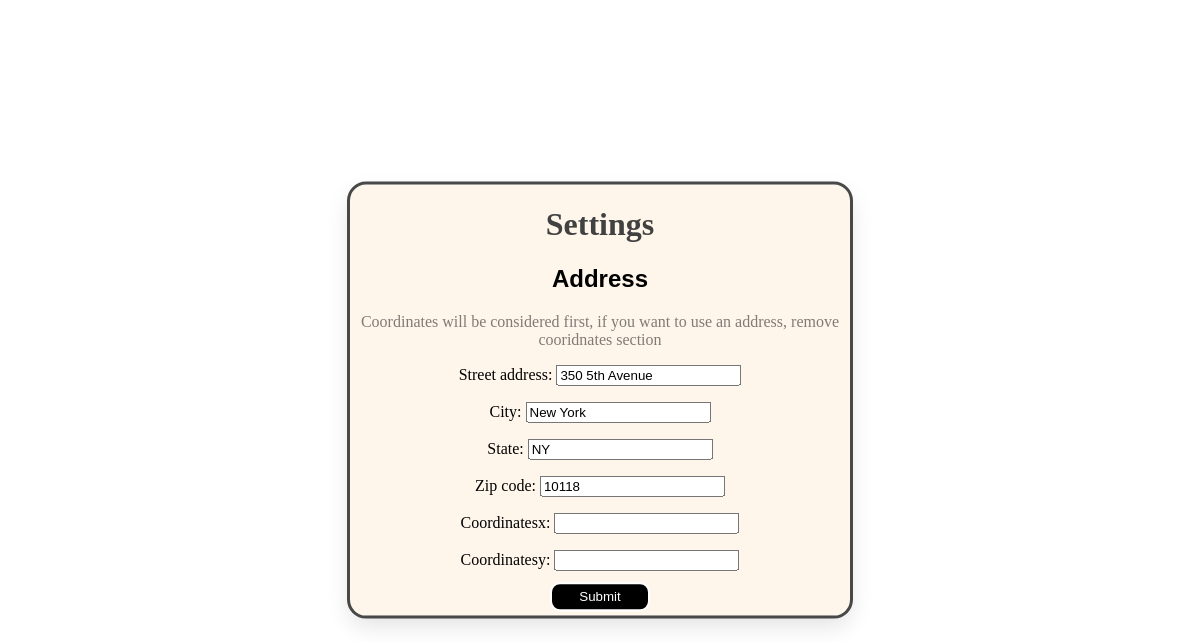
Screenshot of /accounts/settings/ (signed in) with the database file from the repository.
### users/models.py (models this page shows, shortened)
class UserSetting(models.Model):
    user = models.OneToOneField(User, on_delete=models.CASCADE, null=True, blank=True, related_name="settings")
    street_address = models.CharField(max_length=255, default="1 Officer Manny Familia Wy")
    city = models.CharField(max_length=100, default="Worcester")
    state = models.CharField(max_length=50, default="MA")
    zip_code = models.CharField(max_length=10, blank=True, null=True, default="01605")
    coordinatesx = models.CharField(blank=True, null=True)
    coordinatesy = models.CharField(blank=True, null=True)

### users/views.py (the view)
# urls.py: path('settings/',views.settings, name="settings"),
@login_required
def settings(request):
    user_settings, created = UserSetting.objects.get_or_create(user=request.user)
    if request.method == "POST":
        form = SettingsForm(request.POST, instance=user_settings)
        if form.is_valid():
            form.save()
            return redirect("home:homepage")
    else:
        form = SettingsForm(instance=user_settings)
    return render(request, "settings.html", {
        "form": form
    })

### users/forms.py
class SettingsForm(forms.ModelForm):
    class Meta:
        model = UserSetting
        fields = ['street_address', 'city', 'state', 'zip_code', "coordinatesx", "coordinatesy"]

### users/templates/settings.html (shortened to what this page needs)
{% load static %}
<!DOCTYPE html>
<html lang="en">
<head>
    <link rel="stylesheet" href="{% static 'settings.css' %}">
</head>
<body>
    <div id="Settings">
        <h1>Settings</h1>
        <h2>Address</h2>
        <p class="Disclaimer">
            Coordinates will be considered first, if you want to use an address, remove cooridnates section
        </p>
        <form method="post">
            {{ form.as_p }}
            <button type="submit" id="SubmitButton">Submit</button>
        </form>
    </div>
</body>
</html>

### users/static/settings.css (style rules this page uses)
body { background-color: white; }
#Settings { outline: 3px rgb(72, 72, 72) solid; background-color: rgb(255, 246, 235); box-shadow: 0 10px 25px rgba(0, 0, 0, 0.12); border-radius: 16px; width: 500px; height: auto; position: absolute; top: 50%; left: 50%; transform: translate(-50%, -50%); }
#Settings > h1 { text-align: center; font-family: 'Times New Roman', Times, serif; color: rgb(65, 65, 65); }
.Disclaimer { color: rgba(0, 0, 0, 0.5); }
p { text-align: center; }
label { font-family: 'Times New Roman', Times, serif; }
h2 { text-align: center; font-family: Arial, "Helvetica Neue", Helvetica, sans-serif; }
#SubmitButton { display: block; margin: 0 auto; border: white, 2px, solid; color: rgb(255, 255, 255); background-color: rgb(0, 0, 0); border-radius: 10px; padding: 10px 16px; min-width: 100px; transition: all 0.2s ease; padding: 5px; transform: translateY(-15%); cursor: pointer; }

### rows the page displays
UserSetting: street_address "350 5th Avenue", city "New York", state "NY", zip_code "10118"
